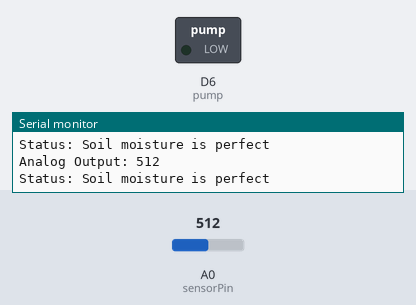
The sketch below on a simulated ESP8266 (NodeMCU). Parts: switched loads named in the sketch (green lamp = pin HIGH), the last lines printed to the serial monitor. The test bench sets the inputs (shaded band); at power-on: A0 (sensorPin) = 512. Pins used as bus, display or sensor lines are not drawn.

Above: at 15.8 s.
15.9 s: A0 (sensorPin) set to 584
28.2 s: A0 (sensorPin) set to 609
At 38.1 s:
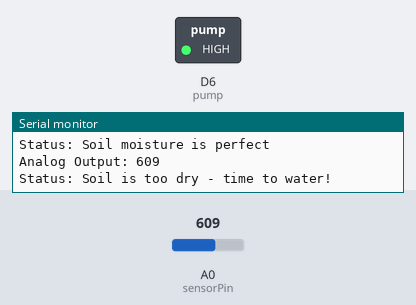
39.4 s: A0 (sensorPin) set to 511
At 40.1 s:
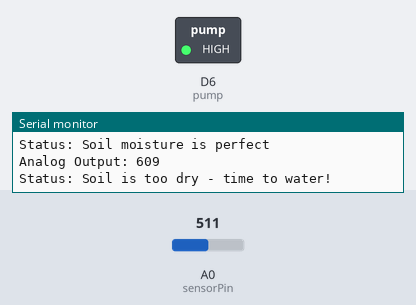
50.6 s: A0 (sensorPin) set to 716
At 58.2 s:
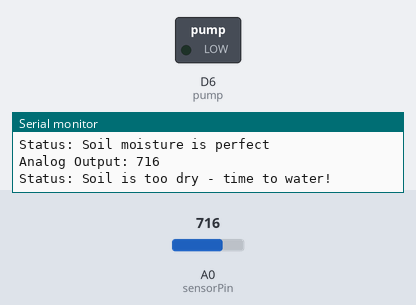
Timing chart, 0 to 60.5 s (numbered marks = the images above; inputs shaded):
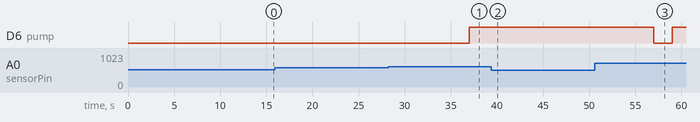

The sketch:

PlantWateringV3.ino
```cpp
// V3 included the addition of the pump logic which started working! But then had timing issues meaning the pump stayed on.

/* Change these values based on your calibration values */
#define soilWet 400   // Define max value we consider soil 'wet'
#define soilDry 600   // Define min value we consider soil 'dry'

// Sensor pins
#define sensorPower D7
#define sensorPin A0
#define pump D6

void setup() {
        pinMode(sensorPower, OUTPUT);
        pinMode(sensorPin, OUTPUT);
        pinMode(pump, OUTPUT);
        Serial.begin(115200);
        Serial.println("Begin program");
}

void loop() {
        //get the reading from the function below and print it
        int moisture = readSensor();
        Serial.print("Analog Output: ");
        Serial.println(moisture);

        // Determine status of our soil
        if (moisture < soilWet) {
                Serial.println("Status: Soil is too wet");
        } else if (moisture >= soilWet && moisture < soilDry) {
                Serial.println("Status: Soil moisture is perfect");
        } else {
                Serial.println("Status: Soil is too dry - time to water!");
          digitalWrite(pump, LOW);
          delay(2000);
          digitalWrite(pump, HIGH);
        }

        delay(5000);    // Take a reading every second for testing
                        // Normally you should take reading perhaps once or twice a day
        Serial.println();
}

//  This function returns the analog soil moisture measurement
int readSensor() {
        digitalWrite(sensorPower, HIGH);        // Turn the sensor ON
        delay(5000);                             // Allow power to settle
        int val = analogRead(sensorPin);        // Read the analog value form sensor
        digitalWrite(sensorPower, LOW);         // Turn the sensor OFF
        return val;                             // Return analog value
}
```

Measured:
- the behaviour switches between 599 and 600 on A0 (sensorPin) (found by bisection; images 0 and 1)
- after the input at 28.2 s, D6 (pump): LOW → HIGH after 8.8 s
- after the input at 39.4 s, D6 (pump): stays HIGH (without the input it goes to LOW after 7.6 s)
- after the input at 50.6 s, D6 (pump): HIGH → LOW after 6.4 s, → HIGH 2.0 s later
